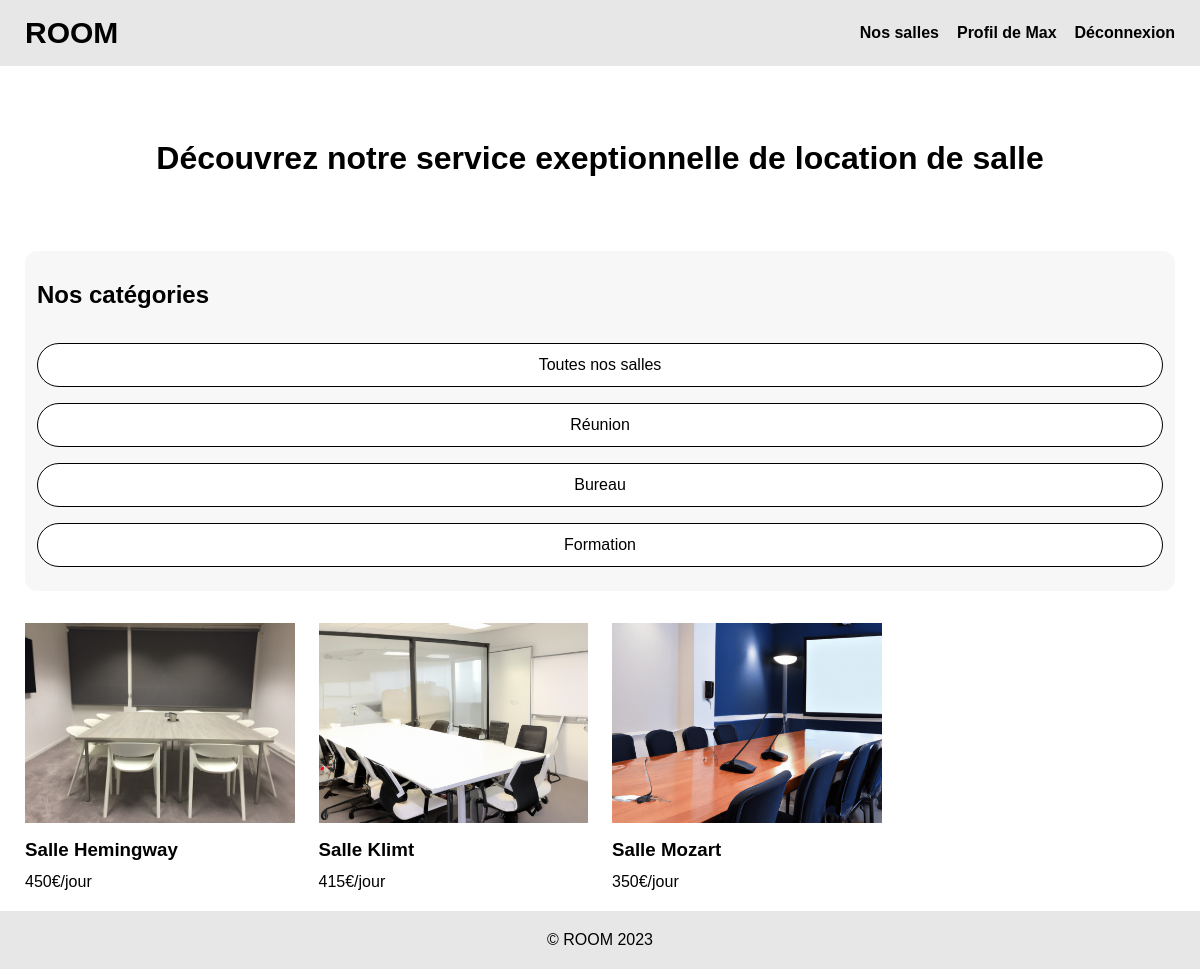
Page /?categorie=reunion (signed in) on the committed database.
### tables this page shows
CREATE TABLE IF NOT EXISTS `salle` (
  `id_salle` int NOT NULL AUTO_INCREMENT,
  `titre` varchar(200) NOT NULL,
  `prix` int NOT NULL,
  `description` text NOT NULL,
  `photo` varchar(200) NOT NULL,
  `pays` varchar(20) NOT NULL,
  `ville` varchar(20) NOT NULL,
  `adresse` varchar(20) NOT NULL,
  `cp` int NOT NULL,
  `capacite` int NOT NULL,
  `categorie` enum('reunion','bureau','formation','') NOT NULL,
  PRIMARY KEY (`id_salle`)
);

### include/affichage.php (called while the page is built, shortened)
<?php
    $afficheCards = $pdo->query("SELECT DISTINCT titre, description, prix, id_salle, photo, categorie FROM salle ORDER BY titre ASC");

### index.php (the view, shortened to what this page needs)
<?php
require_once('include/init.php');
require_once('include/affichage.php');
?>
<?php require_once('include/header.php');?>
    <div class="globalContainer">
            <main>
                <h1>Découvrez notre service exeptionnelle de location de salle</h1>
                <div class="containerProduitFiltre">
                    <div class="containerFiltre">
                        <div class="filtreContainer">
                            <h2>Nos catégories</h2>
                            <a href="<?= URL?>?categories">Toutes nos salles</a>
                            <a href="<?= URL?>?categorie=reunion">Réunion</a>
                            <a href="<?= URL?>?categorie=bureau">Bureau</a>
                            <a href="<?= URL?>?categorie=formation">Formation</a>
                        </div>
                    </div>
                    <?php if(isset($_GET['categorie']) && $_GET['categorie']== "reunion"):?>
                        <div class="containerProduit">
                            <div class="gridProduit">
                                <?php while($cards = $afficheCards ->fetch(PDO::FETCH_ASSOC)): ?>
                                    <?php if($cards['categorie']=='reunion') :?>
                                        <a href="fiche_produit.php?id_salle=<?= $cards['id_salle']?>" class="containerCardSAlle">
                                            <div class="containerImage">
                                                <img src="<?= URL ?>img/<?= $cards['photo']?>" alt="">
                                            </div>
                                            <div class="titreSalle">
                                                <h3>Salle <?= $cards['titre'] ?></h3>
                                            </div>
                                            <p class="prix"><?= $cards['prix'] ?>€/jour</p>
                                        </a>
                                    <?php endif;?>
                                <?php endwhile;?>
                            </div>
                        </div>
                    <?php endif;?>
                </div>
            </main>
    </div>
<?php require_once('include/footer.php');?>

### css/style.css (style rules this page uses)
* { box-sizing: border-box; margin: 0; padding : 0; list-style: none; }
a, a:hover, a:active, a:visited { text-decoration: none; color: black; }
body { min-height: 100dvh; display: flex; flex-direction: column; justify-content: space-between; font-family: 'Gill Sans', 'Gill Sans MT', Calibri, 'Trebuchet MS', sans-serif; }
h1 { padding : 24px 0; text-align: center; margin: 30px 0 50px; }
h2 { padding : 18px 0; }
h3 { padding : 12px 0; }
main { padding : 20px 25px; }
.globalContainer { display: flex; flex-direction: column; justify-content: space-between; flex:1; }

### css/index.css (style rules this page uses)
.containerProduitFiltre { display: flex; gap: 32px; }
.containerFiltre { flex: 1; }
.containerProduit { flex: 3; }
.gridProduit { display: grid; grid-template-columns: repeat(4, minmax(170px, 300px)); gap : 24px; width: fit-content; margin: auto; }
.containerCardSAlle { display : flex; flex-direction: column; gap: 12px; }
.containerCardSAlle h3 { padding: 0; }
.containerImage img { width: 100%; object-fit: cover; height: 200px; }
@media (max-width : 1200px) { .containerProduitFiltre { flex-direction: column; } }

### css/filtres.css (style rules this page uses)
.containerFiltre { padding: 12px; padding-bottom: 24px; border-radius: 12px; background-color: rgba(231, 231, 231, 0.342); height: fit-content; }
.filtreContainer { display: flex; flex-direction: column; gap: 16px; }
.filtreContainer a { display: inline; padding: 12px; border:1px solid black; text-align: center; border-radius: 24px; background-color: white; }

### rows in the picture
salle: photo (picture), titre "Hemingway", prix "450"
salle: photo (picture), titre "Klimt", prix "415"
salle: photo (picture), titre "Mozart", prix "350"

### other values in the picture
$_SESSION['user']['pseudo'] "Max"
